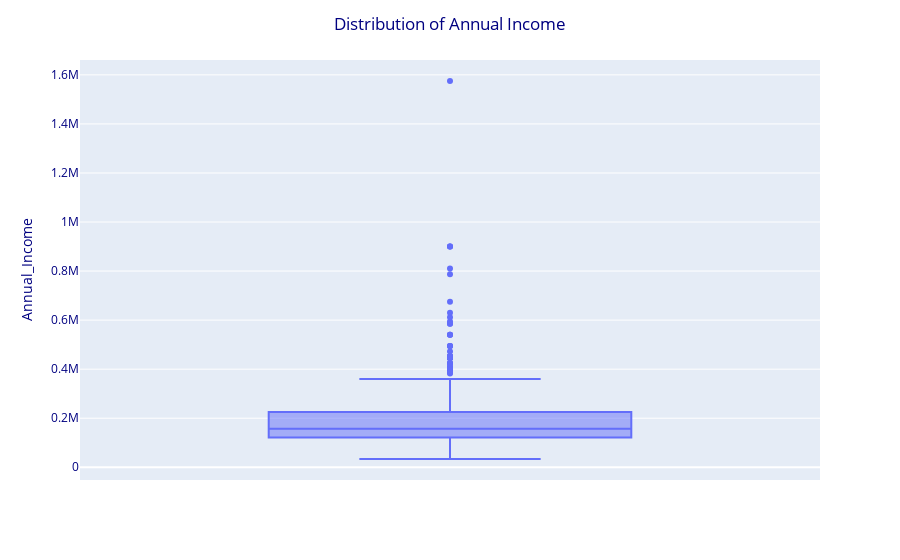

The cell this chart's notebook holds for it:
### Markdown cell above
Inference:
    
 - The Mean value of the annual_income columns is greater than median value **(mean>median)** which means the data is **rightly skewed**

### Code cell
fig=px.box(df1,y='annual_income') #plotting box plot to visualize the outliers in annual income column
fig.update_layout(title=dict(text='Distribution of Annual Income',x=0.5,font_color='navy',font_size=17),
                  yaxis=dict(title='Annual_Income',color='navy'))

### Figure 1 — Plotly figure (JSON) as saved in the notebook; plotly's stock layout.template omitted (floating-point values rounded to 4 significant figures; data arrays with more than 128 entries replaced by an {"elided": "..."} marker saying what was removed)
{"data": [{"alignmentgroup": "True", "hovertemplate": "annual_income=%{y}<extra></extra>", "legendgroup": "", "marker": {"color": "#636efa"}, "name": "", "notched": false, "offsetgroup": "", "orientation": "v", "showlegend": false, "type": "box", "x0": " ", "xaxis": "x", "y": {"elided": "1379 float values"}, "y0": " ", "yaxis": "y"}], "layout": {"boxmode": "group", "legend": {"tracegroupgap": 0}, "margin": {"t": 60}, "title": {"font": {"color": "navy", "size": 17}, "text": "Distribution of Annual Income", "x": 0.5}, "xaxis": {"anchor": "y", "domain": [0, 1]}, "yaxis": {"anchor": "x", "color": "navy", "domain": [0, 1], "title": {"text": "Annual_Income"}}}}
